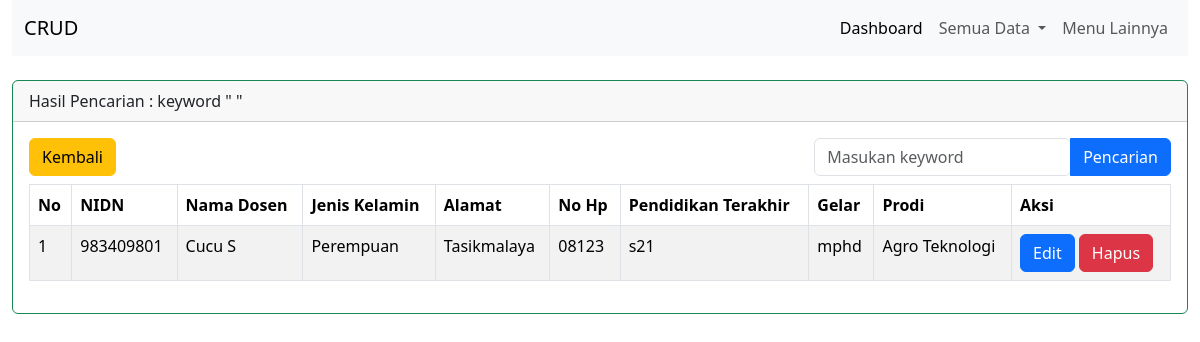
Page /dosen/cari_dosen.php on the committed database.
### tables this page shows
CREATE TABLE `tbl_dosen` (
  `nidn` varchar(10) NOT NULL,
  `nama_dosen` varchar(35) NOT NULL,
  `jenis_kelamin` varchar(10) NOT NULL,
  `alamat` varchar(45) NOT NULL,
  `no_hp` varchar(15) NOT NULL,
  `pendidikan_terakhir` varchar(10) NOT NULL,
  `gelar` varchar(10) NOT NULL,
  `prodi` varchar(20) NOT NULL
);

### dosen/cari_dosen.php (the view, shortened to what this page needs)
<?php
include "../config/koneksi.php";
$i = 0;
$keyword = mysqli_real_escape_string($koneksi, $_GET['keyword']);
$tampil = mysqli_query($koneksi, "SELECT * FROM tbl_dosen
WHERE nidn like '%$keyword%' OR
nama_dosen like '%$keyword%' OR
jenis_kelamin like '%$keyword%' OR
alamat like '%$keyword%' OR
no_hp like '%$keyword%' OR
pendidikan_terakhir like '%$keyword%' OR
gelar like '%$keyword%' OR
prodi like '%$keyword%'");
?>
<!DOCTYPE html>
<html lang="en">
<head>
    <link href="../bootstrap-5.3.2-dist/css/bootstrap.min.css" rel="stylesheet">
</head>
<body>
    <div class="container-fluid">
        <div class="row">
            <div class="col-md-12 mb-4">
                <?php include "menu_dosen.php"; ?>
            </div>
        </div>
        <div class="card border-success mb-3">
            <div class="card-header">Hasil Pencarian : keyword
                "<b>
                </b>"</div>
            <div class="card-body text-success">
                <div class="row">
                    <div class="col-md-6 mb-2 ">
                        <a href='../tampil_dosen.php' class='btn btn-warning'> Kembali</a>
                    </div>
                    <div class="col-md-6 ">
                        <form action="cari_dosen.php" method="GET">
                            <div class="btn-group float-end" role="group">
                                <input type="text" name="keyword" class="form-control" placeholder="Masukan keyword">
                                <button type="button" class="btn btn-primary">Pencarian</button>
                            </div>
                        </form>
                    </div>
                </div>
                <div class="row">
                    <div class="col-md-12">
                        <table class="table table-bordered table-striped table-hover">
                            <thead>
                                <tr>
                                    <th>No</th>
                                    <th>NIDN</th>
                                    <th>Nama Dosen</th>
                                    <th>Jenis Kelamin</th>
                                    <th>Alamat</th>
                                    <th>No Hp</th>
                                    <th>Pendidikan Terakhir</th>
                                    <th>Gelar</th>
                                    <th>Prodi</th>
                                    <th>Aksi</th>
                                </tr>
                            </thead>
                            <?php
                            while ($data = mysqli_fetch_array($tampil)) {
                                $i++;
                                ?>
                                <tr>
                                    <td>
                                        <?= $i ?>
                                    </td>
                                    <td>
                                        <?= $data['nidn'] ?>
                                    </td>
                                    <td>
                                        <?= $data['nama_dosen'] ?>
                                    </td>
                                    <td>
                                        <?= $data['jenis_kelamin'] ?>
                                    </td>
                                    <td>
                                        <?= $data['alamat'] ?>
                                    </td>
                                    <td>
                                        <?= $data['no_hp'] ?>
                                    </td>
                                    <td>
                                        <?= $data['pendidikan_terakhir'] ?>
                                    </td>
                                    <td>
                                        <?= $data['gelar'] ?>
                                    </td>
                                    <td>
                                        <?= $data['prodi'] ?>
                                    </td>
                                    <td>
                                        <a href="edit_dosen.php?nim=<?= $data['nim'] ?>" class='btn btn-primary'>Edit</a>
                                        <a href="delete_dosen.php?nim=<?= $data['nim'] ?>" class='btn btn-danger' onclick="return confirm('Apakah anda yakin ingin menghapus ini ?')">Hapus</a>
                                    </td>
                                </tr>
                                <?php
                            }
                            ?>
                        </table>
                    </div>
                </div>
            </div>
        </div>
    </div>
</body>
</html>

### rows in the picture
tbl_dosen: nidn "983409801", nama_dosen "Cucu S", jenis_kelamin "Perempuan", alamat "Tasikmalaya", no_hp "08123", pendidikan_terakhir "s21", gelar "mphd", prodi "Agro Teknologi"
